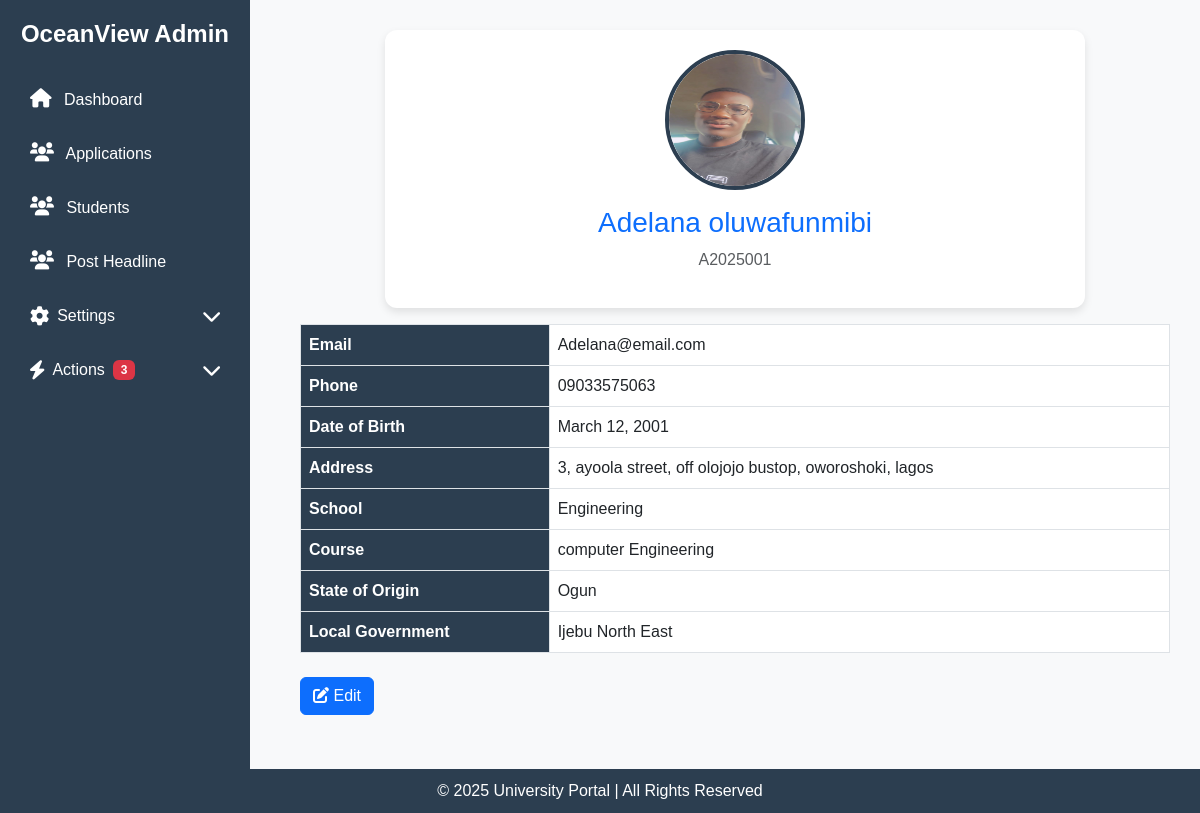
Screenshot of /student-profile/view/1/ with the database file from the repository.
### portal/models.py (models this page shows, shortened)
class Student(models.Model):
    surname = models.CharField(max_length=100)
    first_name = models.CharField(max_length=100)
    other_name = models.CharField(max_length=100, blank=True, null=True)
    email = models.EmailField(unique=True)
    phone_number = models.CharField(max_length=11)
    address = models.CharField(max_length=100)
    state_of_origin = models.ForeignKey(State, on_delete=models.CASCADE)
    local_government = models.ForeignKey(Lga, on_delete=models.CASCADE)
    date_of_birth = models.DateField()
    school = models.ForeignKey(School, on_delete=models.CASCADE)
    department = models.ForeignKey(Department, on_delete=models.CASCADE)
    application_number = models.CharField(max_length=10, unique=True, blank=True)
    profile_picture = models.ImageField(upload_to="profile_pics/", blank=True, null=True, default="profile_pics/default-profile.png")
    academic_session = models.ForeignKey("AcademicSession", on_delete=models.CASCADE, related_name="students")
    created_at = models.DateTimeField(default=now, editable=True)
    year = models.ForeignKey(Year, on_delete=models.CASCADE)  # Ensure correct field name
    semester = models.ForeignKey(Semester, on_delete=models.CASCADE)  # Lowercase 'semester'

class School(models.Model):
    name = models.CharField(max_length=100)

class Department(models.Model):
    name = models.CharField(max_length=100)
    school = models.ForeignKey(School, on_delete=models.CASCADE)

class State(models.Model):
    name = models.CharField(max_length=100, unique=True)
    def __str__(self):
        return self.name

class Lga(models.Model):
    name = models.CharField(max_length=100)
    state_of_origin = models.ForeignKey(State, on_delete=models.CASCADE, related_name="lgas")
    def __str__(self):
        return self.name

### crm/views.py (the view)
# urls.py: path('student-profile/view/<int:student_id>/', view_student, name='view_student'),
def view_student(request, student_id):
    student = get_object_or_404(Student, id=student_id)
    return render(request, "crm/student_profile.html", {"student": student})

### crm/templates/crm/student_profile.html (shortened to what this page needs)
{% load static %}
<!DOCTYPE html>
<html lang="en">
<head>
    <link href="https://cdn.jsdelivr.net/npm/bootstrap@5.3.0/dist/css/bootstrap.min.css" rel="stylesheet">
    <link rel="stylesheet" href="https://cdnjs.cloudflare.com/ajax/libs/font-awesome/6.0.0/css/all.min.css">
    <link rel="stylesheet" href="{% static 'css/student_profile.css' %}">
</head>
<body>
    {% include 'crm/sidebar.html' %}
    <div class="main-content">
        <div class="profile-card text-center">
            {% if student.profile_picture %}
                <img src="{{ student.profile_picture.url }}" alt="Profile Picture" class="profile-picture">
            {% else %}
                <img src="{% static 'images/default-profile.png' %}" alt="Default Profile" class="profile-picture">
            {% endif %}
            <h3 class="mt-3 text-primary">{{ student.surname }} {{ student.first_name }}</h3>
            <p class="text-muted">{{ student.application_number }}</p>
        </div>
        <table class="table table-bordered info-table mt-3">
            <tr><th>Email</th> <td>{{ student.email }}</td></tr>
            <tr><th>Phone</th> <td>{{ student.phone_number }}</td></tr>
            <tr><th>Date of Birth</th> <td>{{ student.date_of_birth|date:"F j, Y" }}</td></tr>
            <tr><th>Address</th> <td>{{ student.address }}</td></tr>
            <tr><th>School</th> <td>{{ student.school.name }}</td></tr>
            <tr><th>Course</th> <td>{{ student.department.name }}</td></tr>
            <tr><th>State of Origin</th> <td>{{ student.state_of_origin }}</td></tr>
            <tr><th>Local Government</th> <td>{{ student.local_government }}</td></tr>
        </table>
        <div class="d-flex justify-content-between mt-4">
            <a href="{% url 'edit_student' student.id %}" class="btn btn-primary">
                <i class="fas fa-edit"></i> Edit
            </a>
        </div>
    </div>
<div class="footer text-center mt-4">
        © 2025 University Portal | All Rights Reserved
</div>
</body>
</html>

### crm/static/css/student_profile.css (style rules this page uses)
body { background-color: #f8f9fa; font-family: 'Poppins', sans-serif; display: flex; flex-direction: column; min-height: 100vh; }
.main-content { margin-left: 270px; padding: 30px; flex-grow: 1; }
.profile-card { background: white; padding: 20px; border-radius: 12px; box-shadow: 0 4px 8px rgba(0, 0, 0, 0.1); max-width: 700px; margin: auto; }
.profile-picture { width: 140px; height: 140px; border-radius: 50%; border: 4px solid #2c3e50; }
.info-table th { background-color: #2c3e50; color: white; }
.footer { background: #2c3e50; color: white; text-align: center; padding: 10px; margin-top: auto; width: 100%; }

### rows the page displays
Student: profile_picture (picture), surname "Adelana", first_name "oluwafunmibi", application_number "A2025001", email "Adelana@email.com", phone_number "09033575063", date_of_birth "March 12, 2001", address "3, ayoola street, off olojojo bustop, oworoshoki, lagos", school.name "Engineering", department.name "computer Engineering", state_of_origin "Ogun", local_government "Ijebu North East"
